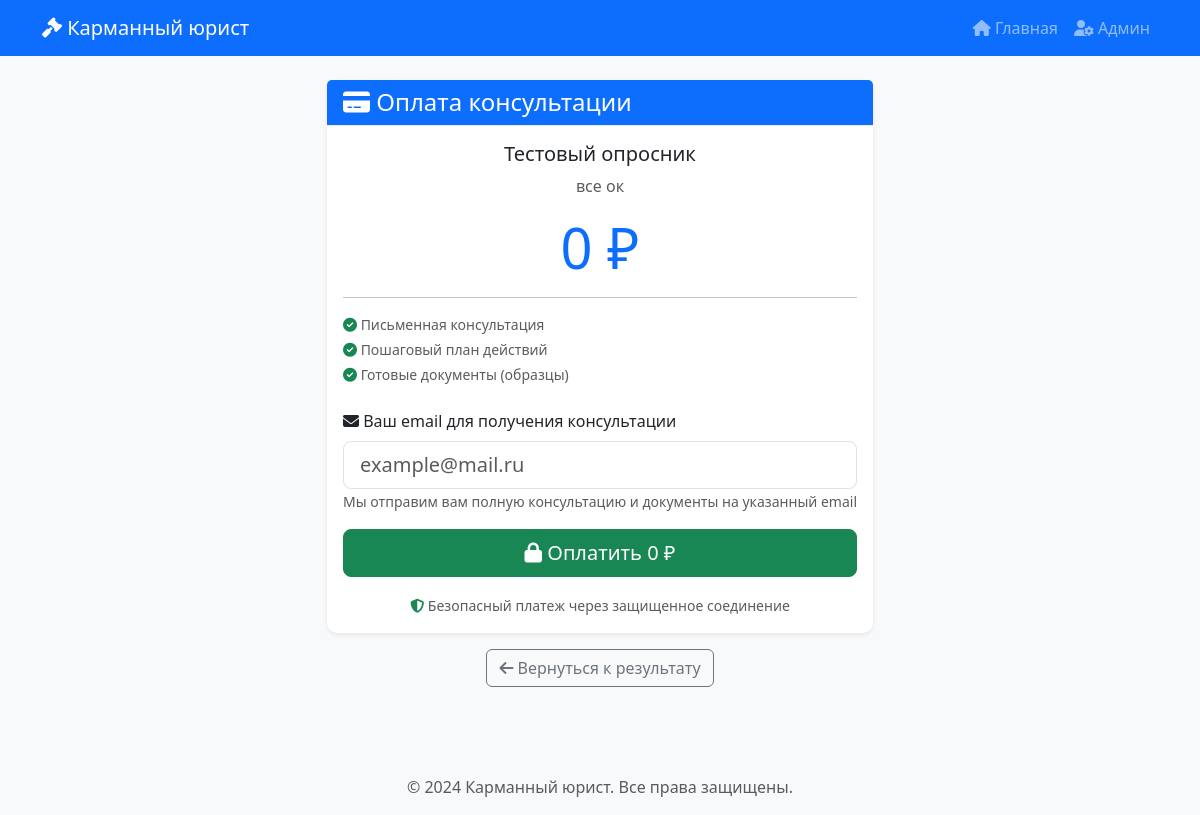
Page /payment/14/ on the committed database.
### core/models.py (models this page shows, shortened)
class Conclusion(models.Model):
    questionnaire = models.ForeignKey(
        Questionnaire,
        on_delete=models.CASCADE,
        verbose_name='Опросник',
        related_name='conclusions'
    )
    order = models.PositiveIntegerField('Номер вывода')
    title = models.CharField('Заголовок', max_length=200)
    is_paid = models.BooleanField('Только платно', default=False)  # Добавить
    views_count = models.PositiveIntegerField('Просмотров', default=0)  # Добавить
    purchases_count = models.PositiveIntegerField('Покупок', default=0)  # Добавить
    short_text = models.TextField('Краткий вывод (бесплатно)')
    user_data_fields = models.JSONField(
        'Поля для сбора данных',
        default=list,
        blank=True,
        help_text='Список полей, которые нужно заполнить пользователю. Формат: [{"name": "full_name", "label": "ФИО", "type": "text", "required": true}]'
    )
    full_text = models.TextField('Итоговый вывод (платно)')
    pros = models.TextField('Плюсы ситуации', blank=True, help_text='Положительные аспекты для пользователя')
    cons = models.TextField('Минусы ситуации', blank=True, help_text='Негативные аспекты для пользователя')
    success_rate = models.IntegerField('Вероятность успеха', default=50, help_text='От 0 до 100%')
    price = models.DecimalField('Цена', max_digits=10, decimal_places=2, default=0)
    documents = models.FileField(
        'Документы',
        upload_to='docs/%Y/%m/%d/',
        blank=True,
        null=True,
        help_text='Прикрепите файлы документов'
    )
    created_at = models.DateTimeField('Дата создания', auto_now_add=True)
    class Meta:
        verbose_name = 'Вывод'
        verbose_name_plural = 'Выводы'
        ordering = ['order']

class Questionnaire(models.Model):
    direction = models.ForeignKey(
        LegalDirection,
        on_delete=models.CASCADE,
        verbose_name='Направление',
        related_name='questionnaires'
    )
    name = models.CharField('Название опросника', max_length=200)
    description = models.TextField('Описание', blank=True)
    is_active = models.BooleanField('Активен', default=True)
    workflow = models.JSONField('Визуальный алгоритм', default=dict, blank=True)
    created_at = models.DateTimeField('Дата создания', auto_now_add=True)
    updated_at = models.DateTimeField('Дата обновления', auto_now=True)
    views_count = models.PositiveIntegerField('Просмотров', default=0)  # Добавить
    completions_count = models.PositiveIntegerField('Завершений', default=0)
    class Meta:
        verbose_name = 'Опросник'
        verbose_name_plural = 'Опросники'
        ordering = ['-created_at']

### core/views.py (the view, shortened to what this page needs)
# urls.py: path('payment/<int:conclusion_id>/', views.user_payment, name='user_payment'),
def user_payment(request, conclusion_id):
    conclusion = get_object_or_404(Conclusion, id=conclusion_id)
    return render(request, 'user/payment.html', {'conclusion': conclusion})

### core/templates/user/payment.html (shortened to what this page needs)
{% extends 'base.html' %}
{% load static %}
{% block content %}
<div class="container py-4">
    <div class="row justify-content-center">
        <div class="col-lg-6">
            <div class="card shadow-sm">
                <div class="card-header bg-primary text-white">
                    <h4 class="mb-0"><i class="fas fa-credit-card"></i> Оплата консультации</h4>
                </div>
                <div class="card-body">
                    <div class="text-center mb-4">
                        <h5>{{ conclusion.questionnaire.name }}</h5>
                        <p class="text-muted">{{ conclusion.title }}</p>
                        <div class="display-4 text-primary">{{ conclusion.price|floatformat:0 }} ₽</div>
                        <hr>
                        <div class="text-start">
                            <p class="text-muted small mb-1">
                                <i class="fas fa-check-circle text-success"></i> Письменная консультация
                            </p>
                            <p class="text-muted small mb-1">
                                <i class="fas fa-check-circle text-success"></i> Пошаговый план действий
                            </p>
                            <p class="text-muted small mb-0">
                                <i class="fas fa-check-circle text-success"></i> Готовые документы (образцы)
                            </p>
                        </div>
                    </div>
                    <form method="post" id="paymentForm">
                        <div class="mb-3">
                            <label for="email" class="form-label">
                                <i class="fas fa-envelope"></i> Ваш email для получения консультации
                            </label>
                            <input type="email"
                                   class="form-control form-control-lg"
                                   id="email"
                                   name="email"
                                   placeholder="example@mail.ru"
                                   required>
                            <small class="text-muted">
                                Мы отправим вам полную консультацию и документы на указанный email
                            </small>
                        </div>
                        <button type="submit" class="btn btn-success btn-lg w-100">
                            <i class="fas fa-lock"></i> Оплатить {{ conclusion.price|floatformat:0 }} ₽
                        </button>
                    </form>
                    <div class="mt-3 text-center">
                        <small class="text-muted">
                            <i class="fas fa-shield-alt text-success"></i>
                            Безопасный платеж через защищенное соединение
                        </small>
                    </div>
                </div>
            </div>
            <div class="mt-3 text-center">
                <a href="{% url 'core:user_result' conclusion.id %}" class="btn btn-outline-secondary">
                    <i class="fas fa-arrow-left"></i> Вернуться к результату
                </a>
            </div>
        </div>
    </div>
</div>
{% endblock %}

### core/static/css/style.css (style rules this page uses)
body { font-family: 'Segoe UI', Tahoma, Geneva, Verdana, sans-serif; background-color: #f8f9fa; }
.card { box-shadow: 0 0.125rem 0.25rem rgba(0, 0, 0, 0.075); border: none; border-radius: 10px; }
.card-header { background-color: #f8f9fa; border-bottom: 1px solid #e9ecef; }

### rows in the picture
Conclusion: questionnaire.name "Тестовый опросник", title "все ок", price "0"
